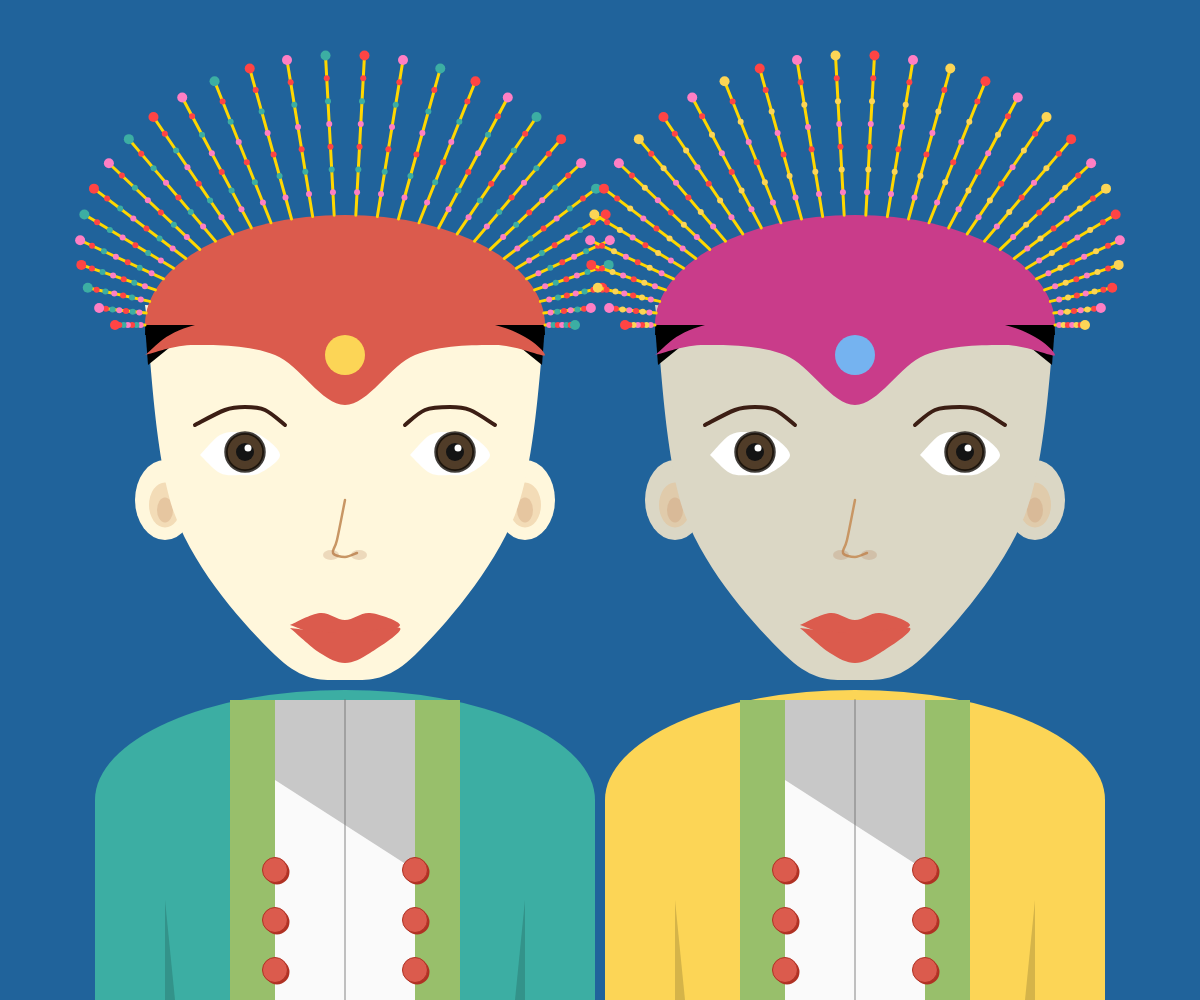
Frame 1 (no input)
Frame 60 (no input): identical to frame 1, image omitted
Frame 120 (the mouse pressed at the canvas centre since frame 60): identical to frame 1, image omitted

The p5.js sketch that drew this single still picture (run headless with seeded random() and noise() and a simulated clock; from frame 60 on, the mouse is pressed at the canvas centre):

// p5.js sketch
// ── sketch.js
//PARANOIA


//STORYLINE:
//SCENE 0: NORMAL
//SCENE 1: ONDEL ONDEL LOOK AT EACH OTHER
//SCENE 2: FLICKER
//SCENE 3: DARK SCREEN
//SCENE 4: EYES TURN RED
//SCENE 5: RED EYES AND LOOKING FORWARD
//SCENE 6: RGB COLOR RANDOMIZER
//SCENE 7: ONDEL ONDEL SHOWS UP (SCARIER VER)
//SCENE 8: FLICKER 2
//SCENE 9: BACK TO NORMAL 

//to create variables for character 1 and character 2
let char1, char2;

//setting up variables for the scenes
let scene = 0;
let sceneStartTime = 0;

//these are the durations of each scene
let sceneDurations = [3000, 2000, 3000, 2000, 1500, 1500, 800, 500, 4000, 3000, Infinity];

//flicker variables
let flickerOn = true;
let lastFlicker = 0;
let flickerInterval = 300;


function setup() {
  createCanvas(windowWidth, windowHeight);

  let cx = width / 2;
  let cy = height/ 2;

  //creating the ondel ondel objects using the ondel ondel class
  //these are the 2 characters featured in the project 
  char1 = new Ondelondel(cx-255, cy, {
    skin: '#FFF7DC',
    bodyColor: '#3CAEA3',
    lipColor: '#DB5B4D',
    crownColor: '#DB5B4D',
    gemColor: '#FCD556'
  });

  char2 = new Ondelondel(cx+255, cy, {
    skin: '#DBD7C5',
    bodyColor: '#FCD556',
    lipColor: '#DB5B4D',
    crownColor: '#C93C8A',
    gemColor: '#75B3F0'
  });

  //eye shift attribute to control how much the iris of the eye shifts/moves 
  char1.eyeShift = 0;
  char2.eyeShift = 0;

  //shaking attributes, some scenes will have the ondel ondels shaking
  char1.shakeX = 0; 
  char1.shakeY = 0;
  char2.shakeX = 0; 
  char2.shakeY = 0;

  sceneStartTime = millis();
}

function draw() {
  let now = millis();
  let elapsed = now - sceneStartTime;

  //There are 8 scenes 
  if (scene < 9 && elapsed > sceneDurations[scene]) {
    //to make sure the scene continues to advance
    scene++;


    sceneStartTime = now;
    elapsed = 0;


    //SCENE 1: ONDEL ONDEL LOOK AT EACH OTHER
    if (scene == 1) {
      char1.eyeShift = 18;
      char2.eyeShift = -18;
    }

  }
  //SCENE 2 AND SCENE 8: share flicker logic 
  if (scene == 2 || scene == 8) {

    let t = elapsed/ sceneDurations[2];
    //speeding up the flicker
    flickerInterval = lerp(300, 60, t); 
    

    if (now - lastFlicker > flickerInterval) {
      flickerOn = !flickerOn;
      lastFlicker = now;
    }

    char1.shakeX = random(-t * 6, t * 6);
    char1.shakeY = random(-t * 4, t * 4);
    char2.shakeX = random(-t * 6, t * 6);
    char2.shakeY = random(-t * 4, t * 4);


  } else {
    char1.shakeX = 0;
    char1.shakeY = 0;
    char2.shakeX = 0;
    char2.shakeY = 0;
  }

  //SCENE 3: DARK SCREEN (Black plain background)
  if (scene == 3) {
    background(0);
  }

  //SCENE 4: EYES TURN RED
  else if (scene == 4) {
    background(0);
    drawRedEyes(char1, true);
    drawRedEyes(char2, true);

  //SCENE 5: RED EYES AND LOOKING FORWARD
  } else if (scene == 5) {
    background(0);
    drawRedEyes(char1, false);
    drawRedEyes(char2, false);

  //SCENE 6: RGB COLOR RANDOMIZER
  } else if (scene == 6) {
    char1.eyeShift = 0;
    char2.eyeShift = 0;
    background(random(255), random(255), random(255));
    char1.skin = color(random(255), random(255), random(255));
    char1.bodyColor = color(random(255), random(255), random(255));
    char1.lipColor = color(random(255), random(255), random(255));
    char1.crownColor = color(random(255), random(255), random(255));
    char1.gemColor = color(random(255), random(255), random(255));
    char2.skin = color(random(255), random(255), random(255));
    char2.bodyColor = color(random(255), random(255), random(255));
    char2.lipColor =color(random(255), random(255), random(255));
    char2.crownColor = color(random(255), random(255), random(255));
    char2.gemColor = color(random(255), random(255), random(255));
    
    push(); 
    char1.draw(); 
    pop();


    push(); 
    char2.draw(); 
    pop();

    drawRedEyes(char1, false);
    drawRedEyes(char2, false);

  //SCENE 7: ONDEL ONDEL SHOWS UP (SCARIER VER)
  //colors are recustomized here to a red color palette 
  } else if (scene === 7) {
    background(0);
    char1.skin = '#db3218';
    char1.bodyColor = '#dc1e1e';
    char1.lipColor = '#dc1e1e';
    char1.crownColor = '#961b08';
    char1.gemColor = '#383d30';
    char2.skin = '#e0511b';
    char2.bodyColor = '#c24516';
    char2.lipColor = '#c24516';
    char2.crownColor = '#a82d00';
    char2.gemColor = '#383d30';

    push();
    char1.draw();
    pop();

    push();
    char2.draw();
    pop();

    drawRedEyes(char1, false);
    drawRedEyes(char2, false);

  //SCENE 9: BACK TO NORMAL  
  }else if(scene == 9){
    
  background('#20639B');

    char1.skin = '#FFF7DC';
    char1.bodyColor = '#3CAEA3';
    char1.lipColor = '#DB5B4D';
    char1.crownColor = '#DB5B4D';
    char1.gemColor = '#FCD556';
    char2.skin = '#DBD7C5';
    char2.bodyColor = '#FCD556';
    char2.lipColor = '#DB5B4D';
    char2.crownColor = '#C93C8A';
    char2.gemColor = '#75B3F0';

    push();
    char1.draw();
    pop();

    push();
    char2.draw();
    pop();

  //WHEN ITS IN SCENE 2 AND FLICKER IS NOT ON
  } else if (scene == 2 && !flickerOn) {
    background(5, 5, 10);

  //WHEN ITS IN SCENE 8 AND FLICKER IS NOT ON
  } else if (scene == 8 && !flickerOn) {
    background(0);
    push();
    char1.draw();
    pop();

    push();
    char2.draw();
    pop();

    //eyes are already red in this scene so push pop is here in this else if block
    //so that the red eyes can be on top of the characters
    drawRedEyes(char1, false);
    drawRedEyes(char2, false);

  //plain blue background
  } else {
    background('#20639B');
  }

  if (scene < 3) {
    push(); 
    char1.draw(); 
    pop();

    push(); 
    char2.draw(); 
    pop();
  }

  if ((scene == 2 || scene == 8) && !flickerOn) {
    noStroke();
    fill(0, 190);
    rect(0, 0, width, height);
  }
}

//to draw red eyes for scenes 4-8
function drawRedEyes(c, useShift) {
  let fx = c.x;
  let fy = c.y;
  let ex = 0;
  if (useShift) {
    ex = c.eyeShift;
  }

  fill(220, 30, 30); noStroke();
  beginShape();
  curveVertex(fx-145, fy-45); curveVertex(fx-145, fy-45);
  curveVertex(fx-125, fy-65); curveVertex(fx-105, fy-68);
  curveVertex(fx-85,  fy-65); curveVertex(fx-65,  fy-45);
  curveVertex(fx-85,  fy-27); curveVertex(fx-105, fy-25);
  curveVertex(fx-125, fy-27); curveVertex(fx-145, fy-45);
  curveVertex(fx-145, fy-45);
  endShape(CLOSE);

  beginShape();
  curveVertex(fx+65,  fy-45); curveVertex(fx+65,  fy-45);
  curveVertex(fx+85,  fy-65); curveVertex(fx+105, fy-68);
  curveVertex(fx+125, fy-65); curveVertex(fx+145, fy-45);
  curveVertex(fx+125, fy-27); curveVertex(fx+105, fy-25);
  curveVertex(fx+85,  fy-27); curveVertex(fx+65,  fy-45);
  curveVertex(fx+65,  fy-45);
  endShape(CLOSE);

  fill(0); noStroke();
  ellipse(fx-100+ex, fy-48, 38, 38);
  ellipse(fx+110+ex, fy-48, 38, 38);

  noFill(); stroke(15,10,5,200); strokeWeight(3.5);
  ellipse(fx-100+ex, fy-48, 38, 38);
  ellipse(fx+110+ex, fy-48, 38, 38);

  noStroke(); fill(20);
  ellipse(fx-100+ex, fy-48, 18, 18);
  ellipse(fx+110+ex, fy-48, 18, 18);

  fill(255);
  ellipse(fx-97+ex,  fy-52, 7, 7);
  ellipse(fx+113+ex, fy-52, 7, 7);
}

//to resize window
function windowResized() {
  resizeCanvas(windowWidth, windowHeight);
}
// ── ondelondel.js
class Ondelondel {
  //to create an ondel ondel object
  //users can input their variability when creating however, there is also a default option
  constructor(x, y, colors = {}) {
    this.x = x || 500;
    this.y = y || 500;
    this.skin = colors.skin || '#FFF7DC';
    this.bodyColor = colors.bodyColor || '#3CAEA3';
    this.lipColor = colors.lipColor || '#DB5B4D';
    this.crownColor = colors.crownColor|| '#DB5B4D';
    this.gemColor = colors.gemColor || '#FCD556';
    this.eyeShift = 0;
    this.shakeX = 0;
    this.shakeY = 0;
  }

  draw() {

    //to reference the center of the ondel ondel's face
    //some scenes have shaking motion, so with the shake, the center of the face adjusts too
    let faceCenterX = this.x + this.shakeX;
    let faceCenterY = this.y + this.shakeY;

    //building the body/clothes 
    fill(this.bodyColor);
    noStroke();
    rect(faceCenterX - 250, height - 200, 500, height - 200);
    arc(faceCenterX, height - 200, 500, 220, PI, TWO_PI);

    //detailing on clothes
    fill(0, 40);
    triangle(faceCenterX-180, height, faceCenterX-170, height, faceCenterX-180, height-100);
    triangle(faceCenterX+180, height, faceCenterX+170, height, faceCenterX+180, height-100);

    fill('#98bf6b');
    rect(faceCenterX - 65, height - 300, 180, 300);
    rect(faceCenterX - 115, height - 300, 180, 300);
    fill(250);
    rect(faceCenterX - 70, height - 300, 140, 300);
    fill(200);
    quad(faceCenterX-70, height-300, faceCenterX-70, height-220, faceCenterX+70, height-130, faceCenterX+70, height-300);

    //buttons on clothes
    fill('#B03123');
    circle(faceCenterX-68, height-128, 25); 
    circle(faceCenterX-68, height-78, 25); 
    circle(faceCenterX-68, height-28, 25);
    circle(faceCenterX+72, height-128, 25); 
    circle(faceCenterX+72, height-78, 25); 
    circle(faceCenterX+72, height-28, 25);
    fill(this.lipColor); 
    stroke('#B03123'); 
    strokeWeight(1);
    circle(faceCenterX-70, height-130, 25); 
    circle(faceCenterX-70, height-80, 25); 
    circle(faceCenterX-70, height-30, 25);
    circle(faceCenterX+70, height-130, 25); 
    circle(faceCenterX+70, height-80, 25); 
    circle(faceCenterX+70, height-30, 25);

    stroke(100, 100); strokeWeight(2);
    line(faceCenterX, height-300, faceCenterX, height);

    //EARS
    fill(this.skin); 
    noStroke();
    ellipse(faceCenterX-180, faceCenterY, 60, 80);
    ellipse(faceCenterX+180, faceCenterY, 60, 80);
    fill(230, 190, 140, 120);
    ellipse(faceCenterX-180, faceCenterY+5, 32, 45);
    fill(200, 150, 110, 80);
    ellipse(faceCenterX-180, faceCenterY+10, 16, 25);
    fill(230, 190, 140, 120);
    ellipse(faceCenterX+180, faceCenterY+5, 32, 45);
    fill(200, 150, 110, 80);
    ellipse(faceCenterX+180, faceCenterY+10, 16, 25);

    //FACE
    fill(this.skin); noStroke();
    beginShape();
    curveVertex(faceCenterX-200, faceCenterY-175);
    curveVertex(faceCenterX-200, faceCenterY-195);
    curveVertex(faceCenterX-170, faceCenterY+15);
    curveVertex(faceCenterX-70,  faceCenterY+155);
    curveVertex(faceCenterX,     faceCenterY+180);
    curveVertex(faceCenterX+70,  faceCenterY+155);
    curveVertex(faceCenterX+170, faceCenterY+15);
    curveVertex(faceCenterX+200, faceCenterY-175);
    curveVertex(faceCenterX+200, faceCenterY-175);
    endShape();

    fill(0);
    arc(faceCenterX, faceCenterY-165, 400, 190, PI, TWO_PI);
    triangle(faceCenterX-200, faceCenterY-175, faceCenterX-197, faceCenterY-135, faceCenterX-160, faceCenterY-165);
    triangle(faceCenterX+200, faceCenterY-175, faceCenterX+197, faceCenterY-135, faceCenterX+160, faceCenterY-165);

    //CROWN
    noStroke();
    fill(this.crownColor);
    beginShape();
    curveVertex(faceCenterX-200, faceCenterY-145);
    curveVertex(faceCenterX-200, faceCenterY-145);
    curveVertex(faceCenterX-150, faceCenterY-155);
    curveVertex(faceCenterX-70,  faceCenterY-145);
    curveVertex(faceCenterX,     faceCenterY-95);
    curveVertex(faceCenterX+70,  faceCenterY-145);
    curveVertex(faceCenterX+150, faceCenterY-155);
    curveVertex(faceCenterX+200, faceCenterY-145);
    curveVertex(faceCenterX+150, faceCenterY-175);
    curveVertex(faceCenterX,     faceCenterY-195);
    curveVertex(faceCenterX-150, faceCenterY-175);
    curveVertex(faceCenterX-200, faceCenterY-145);
    curveVertex(faceCenterX-200, faceCenterY-145);
    endShape(CLOSE);
    arc(faceCenterX, faceCenterY-175, 400, 220, PI, TWO_PI);
    fill(this.gemColor);
    circle(faceCenterX, faceCenterY-145, 40);


    //STICKS ON CROWNS
    let numSticks = 30;
    let arcCenterX = faceCenterX;
    let arcCenterY = faceCenterY - 175;
    let arcRadiusX = 200;
    let arcRadiusY = 110;

    for (let i = 0; i < numSticks; i++) {
      let angle = map(i, 0, numSticks-1, PI, TWO_PI);
      let t = map(i, 0, numSticks-1, -1, 1);
      let stickLength = map(1 - t*t, 0, 1, 30, 160);

      let x1 = arcCenterX + cos(angle) * arcRadiusX;
      let y1 = arcCenterY + sin(angle) * arcRadiusY;

      let x2 = x1 + cos(angle) * stickLength;
      let y2 = y1 + sin(angle) * stickLength;

      strokeWeight(3); stroke('#FFD700');
      line(x1, y1, x2, y2);

      for (let j = 1; j <= 6; j++) {
        let pp = j / 7.0;
        let cx = lerp(x1, x2, pp);
        let cy = lerp(y1, y2, pp);

        noStroke();
        if (j%3==0) fill('#FF4444');
        else if (j%3==1) fill('#FF7FC4');
        else fill(this.bodyColor);

        ellipse(cx, cy, 6, 6);
      }

      noStroke();
      if (i%3==0) fill('#FF4444');
      else if (i%3==1) fill('#FF7FC4');
      else fill(this.bodyColor);

      ellipse(x2, y2, 10, 10);
    }

    //EYEBROWS
    stroke(60,30,20); 
    strokeWeight(4); 
    noFill();
    beginShape();
    curveVertex(faceCenterX-150, faceCenterY-75);
    curveVertex(faceCenterX-150, faceCenterY-75);
    curveVertex(faceCenterX-120, faceCenterY-90);
    curveVertex(faceCenterX-100, faceCenterY-93);
    curveVertex(faceCenterX-80,  faceCenterY-90);
    curveVertex(faceCenterX-60,  faceCenterY-75);
    curveVertex(faceCenterX-60,  faceCenterY-75);
    endShape();

    beginShape();
    curveVertex(faceCenterX+60,  faceCenterY-75);
    curveVertex(faceCenterX+60,  faceCenterY-75);
    curveVertex(faceCenterX+80,  faceCenterY-90);
    curveVertex(faceCenterX+105, faceCenterY-93);
    curveVertex(faceCenterX+125, faceCenterY-90);
    curveVertex(faceCenterX+150, faceCenterY-75);
    curveVertex(faceCenterX+150, faceCenterY-75);
    endShape();

    //EYE (WHITE PART)
    fill(255); 
    noStroke();
    beginShape();
    curveVertex(faceCenterX-145, faceCenterY-45);
    curveVertex(faceCenterX-145, faceCenterY-45);
    curveVertex(faceCenterX-125, faceCenterY-65);
    curveVertex(faceCenterX-105, faceCenterY-68);
    curveVertex(faceCenterX-85,  faceCenterY-65);
    curveVertex(faceCenterX-65,  faceCenterY-45);
    curveVertex(faceCenterX-85,  faceCenterY-27);
    curveVertex(faceCenterX-105, faceCenterY-25);
    curveVertex(faceCenterX-125, faceCenterY-27);
    curveVertex(faceCenterX-145, faceCenterY-45);
    curveVertex(faceCenterX-145, faceCenterY-45);
    endShape();

    beginShape();
    curveVertex(faceCenterX+65,  faceCenterY-45);
    curveVertex(faceCenterX+65,  faceCenterY-45);
    curveVertex(faceCenterX+85,  faceCenterY-65);
    curveVertex(faceCenterX+105, faceCenterY-68);
    curveVertex(faceCenterX+125, faceCenterY-65);
    curveVertex(faceCenterX+145, faceCenterY-45);
    curveVertex(faceCenterX+125, faceCenterY-27);
    curveVertex(faceCenterX+105, faceCenterY-25);
    curveVertex(faceCenterX+85,  faceCenterY-27);
    curveVertex(faceCenterX+65,  faceCenterY-45);
    curveVertex(faceCenterX+65,  faceCenterY-45);
    endShape();

    //IRIS
    let ex = this.eyeShift;
    fill(80,60,40);
    ellipse(faceCenterX-100+ex, faceCenterY-48, 38, 38);
    ellipse(faceCenterX+110+ex, faceCenterY-48, 38, 38);

    noFill(); stroke(15,10,5,200); strokeWeight(3.5);
    ellipse(faceCenterX-100+ex, faceCenterY-48, 38, 38);
    ellipse(faceCenterX+110+ex, faceCenterY-48, 38, 38);

    noStroke(); fill(20);
    ellipse(faceCenterX-100+ex, faceCenterY-48, 18, 18);
    ellipse(faceCenterX+110+ex, faceCenterY-48, 18, 18);

    fill(255);
    ellipse(faceCenterX-97+ex,  faceCenterY-52, 7, 7);
    ellipse(faceCenterX+113+ex, faceCenterY-52, 7, 7);

    //NOSE
    stroke(200,150,100);
    strokeWeight(2.5); 
    noFill();
    beginShape();
    curveVertex(faceCenterX,    faceCenterY);
    curveVertex(faceCenterX,    faceCenterY);
    curveVertex(faceCenterX-8,  faceCenterY+40);
    curveVertex(faceCenterX-12, faceCenterY+53);
    curveVertex(faceCenterX,    faceCenterY+57);
    curveVertex(faceCenterX+12, faceCenterY+53);
    curveVertex(faceCenterX+12, faceCenterY+53);
    endShape();

    noStroke(); 
    fill(180,120,80,60);
    ellipse(faceCenterX-14, faceCenterY+55, 16, 10);
    ellipse(faceCenterX+14, faceCenterY+55, 16, 10);

    //LIPS
    noStroke(); 
    fill(this.lipColor);

    beginShape();
    curveVertex(faceCenterX-55, faceCenterY+125);
    curveVertex(faceCenterX-55, faceCenterY+125);
    curveVertex(faceCenterX-25, faceCenterY+113);
    curveVertex(faceCenterX,    faceCenterY+120);
    curveVertex(faceCenterX+25, faceCenterY+113);
    curveVertex(faceCenterX+55, faceCenterY+125);
    curveVertex(faceCenterX+25, faceCenterY+135);
    curveVertex(faceCenterX,    faceCenterY+133);
    curveVertex(faceCenterX-25, faceCenterY+135);
    curveVertex(faceCenterX-55, faceCenterY+125);
    curveVertex(faceCenterX-55, faceCenterY+125);
    endShape();

    beginShape();
    curveVertex(faceCenterX-55, faceCenterY+128);
    curveVertex(faceCenterX-55, faceCenterY+128);
    curveVertex(faceCenterX-25, faceCenterY+153);
    curveVertex(faceCenterX,    faceCenterY+163);
    curveVertex(faceCenterX+25, faceCenterY+153);
    curveVertex(faceCenterX+55, faceCenterY+128);
    curveVertex(faceCenterX,    faceCenterY+133);
    curveVertex(faceCenterX-55, faceCenterY+128);
    curveVertex(faceCenterX-55, faceCenterY+128);
    endShape();

      }
    }
